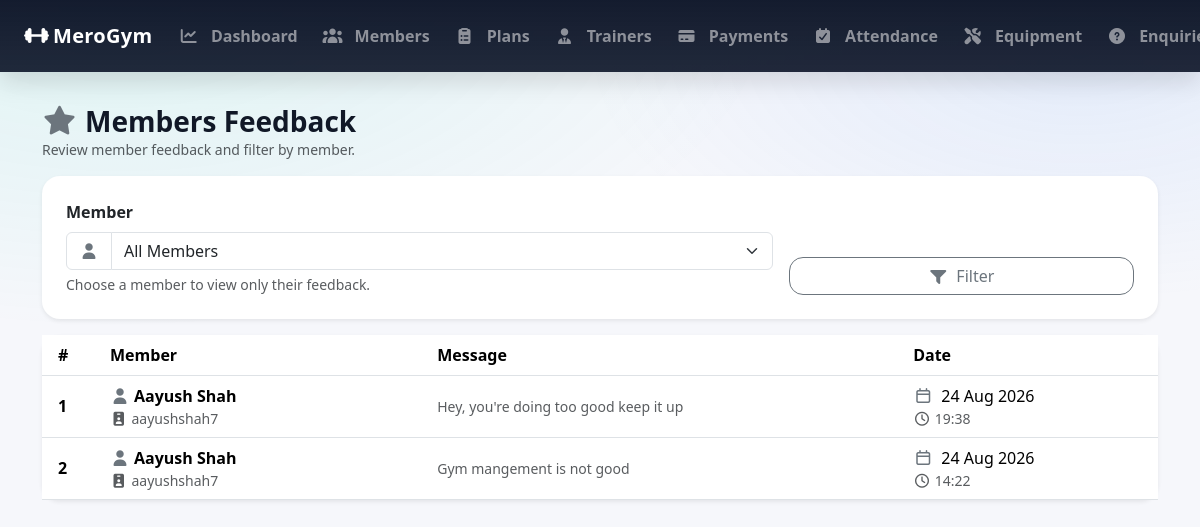
The page /admin_feedbacks_list/ (signed in) on the database as committed earlier.
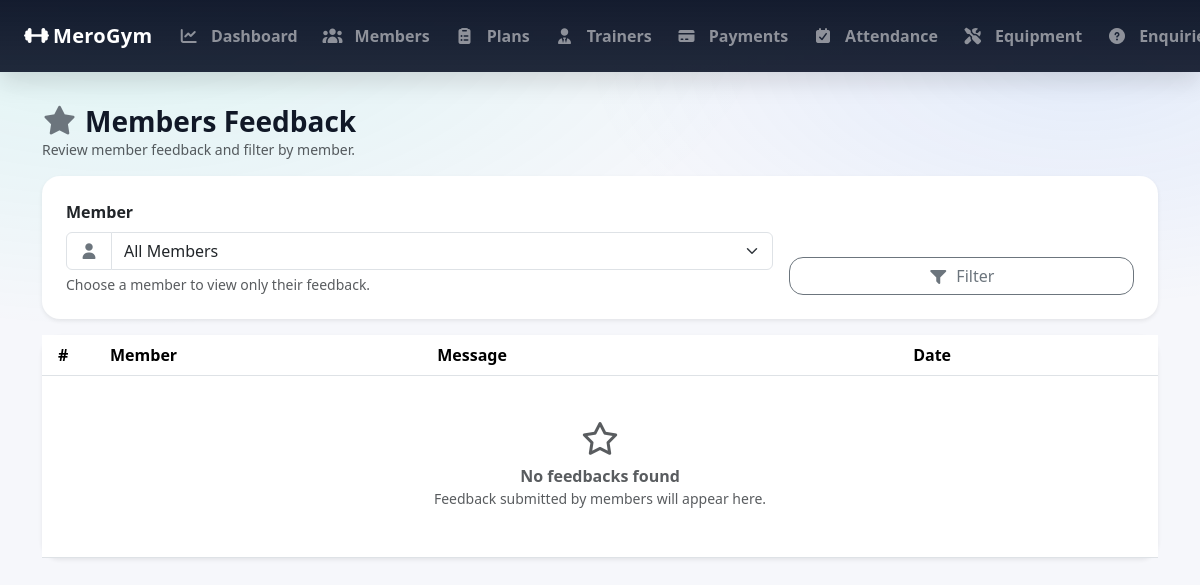
The same page on the database as committed later.
### GymApp/models.py (models this page shows, shortened)
class Feedback(models.Model):
    member = models.ForeignKey(
        MemberProfile,
        on_delete=models.CASCADE,
        related_name='feedbacks'
    )
    message = models.TextField()
    created_at = models.DateTimeField(auto_now_add=True)

class MemberProfile(models.Model):
    GENDER_CHOICES = (
        ('MALE', 'Male'),
        ('FEMALE', 'Female'),
        ('OTHER', 'Other'),
    )
    user = models.OneToOneField(settings.AUTH_USER_MODEL, on_delete=models.CASCADE, related_name='member_profile')
    full_name = models.CharField(max_length=100)
    mobile = models.CharField(max_length=15)
    age = models.PositiveIntegerField(null=True, blank=True)
    gender = models.CharField(max_length=10, choices=GENDER_CHOICES, null=True, blank=True)
    address = models.TextField(blank=True)
    join_date = models.DateField(default=timezone.now)
    plan = models.ForeignKey(MembershipPlan,
                             on_delete=models.SET_NULL, # If plan is deleted, set to null
                             null=True, blank=True,
                             related_name='members'
                             )
    trainer = models.ForeignKey(
        Trainer,
        on_delete=models.SET_NULL,  # If trainer is deleted, set to null
        null=True, blank=True,
        related_name='members' # access members via trainer.members
    )
    membership_start = models.DateField(null=True, blank=True)
    membership_end = models.DateField(null=True, blank=True)

class User(AbstractUser):
    ROLE_CHOICES = [
        ('ADMIN', 'Admin'),
        ('MEMBER', 'Member'),
    ]
    role = models.CharField(max_length=20, choices=ROLE_CHOICES, default='MEMBER')

### GymApp/views.py (the view)
    def wrapper(request, *args, **kwargs):
        if not request.user.is_authenticated or getattr(request.user, 'role', None) != 'ADMIN':
            messages.error(request, 'You must be logged in as an admin to access this page.')
            return redirect('admin_login')  # Redirect to the admin login page
        return view_func(request, *args, **kwargs)

### GymApp/views.py (called while the page is built)
def admin_required(view_func):
    def wrapper(request, *args, **kwargs):
        if not request.user.is_authenticated or getattr(request.user, 'role', None) != 'ADMIN':
            messages.error(request, 'You must be logged in as an admin to access this page.')
            return redirect('admin_login')  # Redirect to the admin login page
        return view_func(request, *args, **kwargs)
    return wrapper

@admin_required
def admin_feedbacks_list(request):
    member_id = request.GET.get('member')
    feedbacks = Feedback.objects.select_related('member').all().order_by('-created_at')
    members = MemberProfile.objects.all().order_by('full_name')
    if member_id:
        feedbacks = feedbacks.filter(member_id=member_id)
    context = {
        'feedbacks':feedbacks,
        'members':members,
        'selected_members': int(member_id) if member_id else None,
    }
    return render(request, 'admin_feedbacks_list.html', context)

### GymApp/templates/admin_feedbacks_list.html (shortened to what this page needs)
{% extends 'base.html' %}
{% block content %}
<div class="d-flex flex-wrap justify-content-between align-items-center gap-2 mb-3">
    <div>
        <h3 class="mb-0 fw-bold">
            <i class="fa-solid fa-star me-2 text-secondary"></i>Members Feedback
        </h3>
        <div class="text-muted small">Review member feedback and filter by member.</div>
    </div>
</div>
<div class="card border-0 shadow-sm mb-3" style="border-radius:18px;">
    <div class="card-body p-3 p-md-4">
        <form method="get" class="row g-3 align-items-end">
            <div class="col-12 col-md-8">
                <label class="form-label fw-semibold">Member</label>
                <div class="input-group">
                    <span class="input-group-text bg-white">
                        <i class="fa-solid fa-user text-secondary"></i>
                    </span>
                    <select name="member" class="form-select">
                        <option value="">All Members</option>
                    </select>
                </div>
                <div class="form-text">Choose a member to view only their feedback.</div>
            </div>
            <div class="col-12 col-md-4">
                <button class="btn btn-outline-secondary w-100" style="border-radius:14px;">
                    <i class="fa-solid fa-filter me-2"></i>Filter
                </button>
            </div>
        </form>
    </div>
</div>
<div class="card border-0 shadow-sm" style="border-radius:18px;">
    <div class="card-body p-0">
        <div class="table-responsive">
            <table class="table table-hover align-middle mb-0">
                <thead style="background: rgba(15,23,42,.98); color:#fff;">
                <tr>
                    <th class="ps-3" style="width:60px;">#</th>
                    <th style="min-width:220px;">Member</th>
                    <th style="min-width:320px;">Message</th>
                    <th style="min-width:170px;">Date</th>
                </tr>
                </thead>
                <tbody>
                {% for fb in feedbacks %}
                    <tr>
                        <td class="ps-3 fw-semibold">{{ forloop.counter }}</td>
                        <td>
                            <div class="fw-semibold">
                                <i class="fa-solid fa-user me-1 text-secondary"></i>{{ fb.member.full_name }}
                            </div>
                            <div class="small text-muted">
                                <i class="fa-solid fa-id-badge me-1"></i>{{ fb.member.user.username }}
                            </div>
                        </td>
                        <td>
                            <div class="small text-muted" style="max-width:520px; white-space:normal;">
                                {{ fb.message }}
                            </div>
                        </td>
                        <td class="text-nowrap">
                            <i class="fa-regular fa-calendar me-1 text-secondary"></i>
                            {{ fb.created_at|date:"d M Y" }}
                            <div class="small text-muted">
                                <i class="fa-regular fa-clock me-1"></i>{{ fb.created_at|date:"H:i" }}
                            </div>
                        </td>
                    </tr>
                {% empty %}
                    <tr>
                        <td colspan="4" class="text-center py-5">
                            <div class="text-muted">
                                <i class="fa-regular fa-star fa-2x mb-2"></i>
                                <div class="fw-semibold">No feedbacks found</div>
                                <div class="small">Feedback submitted by members will appear here.</div>
                            </div>
                        </td>
                    </tr>
                {% endfor %}
                </tbody>
            </table>
        </div>
    </div>
</div>
{% endblock %}

Rows that differ between the two databases and show on the page:
removed Feedback: member.full_name "Aayush Shah", member.user.username "aayushshah7", message "Hey, you're doing too good keep it up", created_at "24 Aug 2026", created_at "19:38"
removed Feedback: member.full_name "Aayush Shah", member.user.username "aayushshah7", message "Gym mangement is not good", created_at "24 Aug 2026", created_at "14:22"
Other text that changed with them:
text now shown: "No feedbacks found Feedback submitted by members will appear here."
